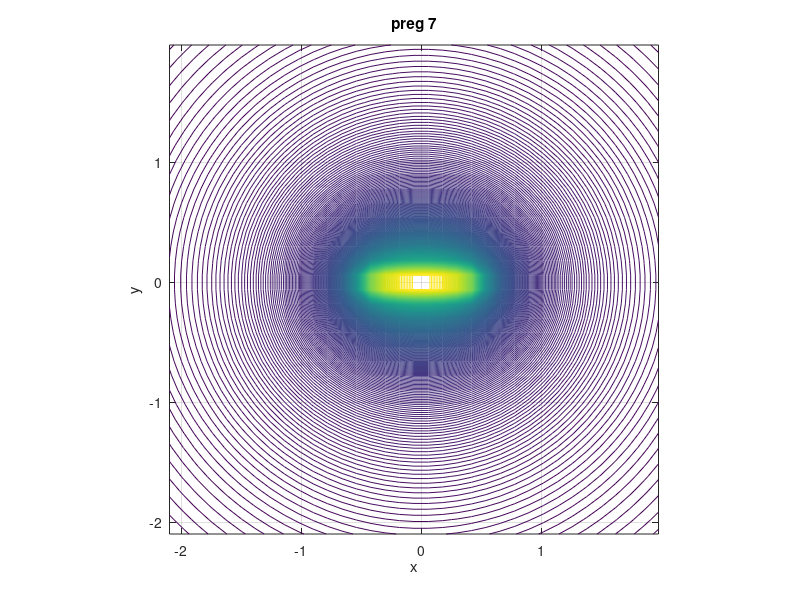

Reproduce this figure in MATLAB.
clear; clf; hold off;

xa = -2.1:0.12:2;
ya = -2.1:0.12:2;
[x, y] = meshgrid(xa, ya);
k = 1;

% Parámetros del alambre
L = 1;                % longitud
dx = 0.0001;
N = round(L / dx);

xCargas = linspace(-L/2, L/2, N);
yCargas = zeros(1, N);
q = 1;

z = zeros(size(x));
for i = 1:N
    Rx = x - xCargas(i);
    Ry = y - yCargas(i);
    R = sqrt(Rx.^2 + Ry.^2);
    z = z + k*q ./ (R + eps);
end

zmax = max(z(:));
zmin = min(z(:));
dz = (zmax - zmin)/400;
nivel = zmin:dz:zmax;

contour(x, y, z, nivel);
title('preg 7');
xlabel('x'); ylabel('y');
axis equal; grid on;
